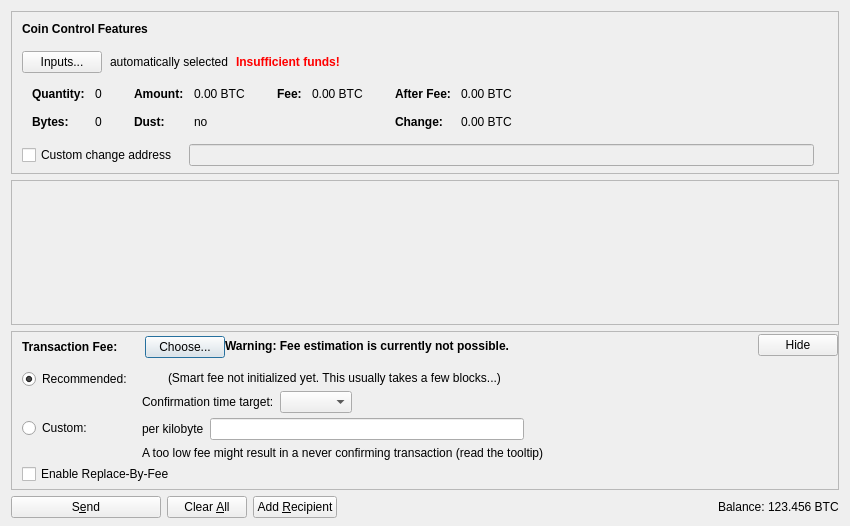
<?xml version="1.0" encoding="UTF-8"?>
<ui version="4.0">
 <class>SendCoinsDialog</class>
 <widget class="QDialog" name="SendCoinsDialog">
  <property name="geometry">
   <rect>
    <x>0</x>
    <y>0</y>
    <width>850</width>
    <height>526</height>
   </rect>
  </property>
  <property name="windowTitle">
   <string>Send Coins</string>
  </property>
  <layout class="QVBoxLayout" name="verticalLayout" stretch="0,1,0,0">
   <property name="bottomMargin">
    <number>8</number>
   </property>
   <item>
    <widget class="QFrame" name="frameCoinControl">
     <property name="sizePolicy">
      <sizepolicy hsizetype="Expanding" vsizetype="Expanding">
       <horstretch>0</horstretch>
       <verstretch>0</verstretch>
      </sizepolicy>
     </property>
     <property name="maximumSize">
      <size>
       <width>16777215</width>
       <height>16777215</height>
      </size>
     </property>
     <property name="frameShape">
      <enum>QFrame::StyledPanel</enum>
     </property>
     <property name="frameShadow">
      <enum>QFrame::Sunken</enum>
     </property>
     <layout class="QVBoxLayout" name="verticalLayoutCoinControl2">
      <property name="spacing">
       <number>0</number>
      </property>
      <property name="leftMargin">
       <number>0</number>
      </property>
      <property name="topMargin">
       <number>0</number>
      </property>
      <property name="rightMargin">
       <number>0</number>
      </property>
      <property name="bottomMargin">
       <number>6</number>
      </property>
      <item>
       <layout class="QVBoxLayout" name="verticalLayoutCoinControl" stretch="0,0,0,0,1">
        <property name="spacing">
         <number>0</number>
        </property>
        <property name="leftMargin">
         <number>10</number>
        </property>
        <property name="topMargin">
         <number>10</number>
        </property>
        <item>
         <layout class="QHBoxLayout" name="horizontalLayoutCoinControl1">
          <property name="bottomMargin">
           <number>15</number>
          </property>
          <item>
           <widget class="QLabel" name="labelCoinControlFeatures">
            <property name="sizePolicy">
             <sizepolicy hsizetype="Preferred" vsizetype="Maximum">
              <horstretch>0</horstretch>
              <verstretch>0</verstretch>
             </sizepolicy>
            </property>
            <property name="font">
             <font>
              <weight>75</weight>
              <bold>true</bold>
             </font>
            </property>
            <property name="styleSheet">
             <string notr="true">font-weight:bold;</string>
            </property>
            <property name="text">
             <string>Coin Control Features</string>
            </property>
           </widget>
          </item>
         </layout>
        </item>
        <item>
         <layout class="QHBoxLayout" name="horizontalLayoutCoinControl2" stretch="0,0,0,0">
          <property name="spacing">
           <number>8</number>
          </property>
          <property name="bottomMargin">
           <number>10</number>
          </property>
          <item>
           <widget class="QPushButton" name="pushButtonCoinControl">
            <property name="styleSheet">
             <string notr="true"/>
            </property>
            <property name="text">
             <string>Inputs...</string>
            </property>
            <property name="autoDefault">
             <bool>false</bool>
            </property>
           </widget>
          </item>
          <item>
           <widget class="QLabel" name="labelCoinControlAutomaticallySelected">
            <property name="text">
             <string>automatically selected</string>
            </property>
            <property name="margin">
             <number>5</number>
            </property>
           </widget>
          </item>
          <item>
           <widget class="QLabel" name="labelCoinControlInsuffFunds">
            <property name="font">
             <font>
              <weight>75</weight>
              <bold>true</bold>
             </font>
            </property>
            <property name="styleSheet">
             <string notr="true">color:red;font-weight:bold;</string>
            </property>
            <property name="text">
             <string>Insufficient funds!</string>
            </property>
            <property name="margin">
             <number>5</number>
            </property>
           </widget>
          </item>
          <item>
           <spacer name="horizontalSpacerCoinControl">
            <property name="orientation">
             <enum>Qt::Horizontal</enum>
            </property>
            <property name="sizeHint" stdset="0">
             <size>
              <width>40</width>
              <height>1</height>
             </size>
            </property>
           </spacer>
          </item>
         </layout>
        </item>
        <item>
         <widget class="QWidget" name="widgetCoinControl" native="true">
          <property name="sizePolicy">
           <sizepolicy hsizetype="Preferred" vsizetype="Preferred">
            <horstretch>0</horstretch>
            <verstretch>0</verstretch>
           </sizepolicy>
          </property>
          <property name="minimumSize">
           <size>
            <width>0</width>
            <height>0</height>
           </size>
          </property>
          <property name="styleSheet">
           <string notr="true"/>
          </property>
          <layout class="QHBoxLayout" name="horizontalLayoutCoinControl5">
           <property name="leftMargin">
            <number>0</number>
           </property>
           <property name="topMargin">
            <number>0</number>
           </property>
           <property name="rightMargin">
            <number>0</number>
           </property>
           <property name="bottomMargin">
            <number>0</number>
           </property>
           <item>
            <layout class="QHBoxLayout" name="horizontalLayoutCoinControl3" stretch="0,0,0,1">
             <property name="spacing">
              <number>20</number>
             </property>
             <property name="topMargin">
              <number>0</number>
             </property>
             <property name="bottomMargin">
              <number>10</number>
             </property>
             <item>
              <layout class="QFormLayout" name="formLayoutCoinControl1">
               <property name="horizontalSpacing">
                <number>10</number>
               </property>
               <property name="verticalSpacing">
                <number>14</number>
               </property>
               <property name="leftMargin">
                <number>10</number>
               </property>
               <property name="topMargin">
                <number>4</number>
               </property>
               <property name="rightMargin">
                <number>6</number>
               </property>
               <item row="0" column="0">
                <widget class="QLabel" name="labelCoinControlQuantityText">
                 <property name="font">
                  <font>
                   <weight>75</weight>
                   <bold>true</bold>
                  </font>
                 </property>
                 <property name="text">
                  <string>Quantity:</string>
                 </property>
                 <property name="margin">
                  <number>0</number>
                 </property>
                </widget>
               </item>
               <item row="0" column="1">
                <widget class="QLabel" name="labelCoinControlQuantity">
                 <property name="cursor">
                  <cursorShape>IBeamCursor</cursorShape>
                 </property>
                 <property name="contextMenuPolicy">
                  <enum>Qt::ActionsContextMenu</enum>
                 </property>
                 <property name="text">
                  <string notr="true">0</string>
                 </property>
                 <property name="margin">
                  <number>0</number>
                 </property>
                 <property name="textInteractionFlags">
                  <set>Qt::LinksAccessibleByMouse|Qt::TextSelectableByKeyboard|Qt::TextSelectableByMouse</set>
                 </property>
                </widget>
               </item>
               <item row="1" column="0">
                <widget class="QLabel" name="labelCoinControlBytesText">
                 <property name="font">
                  <font>
                   <weight>75</weight>
                   <bold>true</bold>
                  </font>
                 </property>
                 <property name="text">
                  <string>Bytes:</string>
                 </property>
                </widget>
               </item>
               <item row="1" column="1">
                <widget class="QLabel" name="labelCoinControlBytes">
                 <property name="cursor">
                  <cursorShape>IBeamCursor</cursorShape>
                 </property>
                 <property name="contextMenuPolicy">
                  <enum>Qt::ActionsContextMenu</enum>
                 </property>
                 <property name="text">
                  <string notr="true">0</string>
                 </property>
                 <property name="textInteractionFlags">
                  <set>Qt::LinksAccessibleByMouse|Qt::TextSelectableByKeyboard|Qt::TextSelectableByMouse</set>
                 </property>
                </widget>
               </item>
              </layout>
             </item>
             <item>
              <layout class="QFormLayout" name="formLayoutCoinControl2">
               <property name="horizontalSpacing">
                <number>10</number>
               </property>
               <property name="verticalSpacing">
                <number>14</number>
               </property>
               <property name="leftMargin">
                <number>6</number>
               </property>
               <property name="topMargin">
                <number>4</number>
               </property>
               <property name="rightMargin">
                <number>6</number>
               </property>
               <item row="0" column="0">
                <widget class="QLabel" name="labelCoinControlAmountText">
                 <property name="font">
                  <font>
                   <weight>75</weight>
                   <bold>true</bold>
                  </font>
                 </property>
                 <property name="text">
                  <string>Amount:</string>
                 </property>
                 <property name="margin">
                  <number>0</number>
                 </property>
                </widget>
               </item>
               <item row="0" column="1">
                <widget class="QLabel" name="labelCoinControlAmount">
                 <property name="cursor">
                  <cursorShape>IBeamCursor</cursorShape>
                 </property>
                 <property name="contextMenuPolicy">
                  <enum>Qt::ActionsContextMenu</enum>
                 </property>
                 <property name="text">
                  <string notr="true">0.00 BTC</string>
                 </property>
                 <property name="textInteractionFlags">
                  <set>Qt::LinksAccessibleByMouse|Qt::TextSelectableByKeyboard|Qt::TextSelectableByMouse</set>
                 </property>
                </widget>
               </item>
               <item row="1" column="0">
                <widget class="QLabel" name="labelCoinControlLowOutputText">
                 <property name="font">
                  <font>
                   <weight>75</weight>
                   <bold>true</bold>
                  </font>
                 </property>
                 <property name="text">
                  <string>Dust:</string>
                 </property>
                </widget>
               </item>
               <item row="1" column="1">
                <widget class="QLabel" name="labelCoinControlLowOutput">
                 <property name="cursor">
                  <cursorShape>IBeamCursor</cursorShape>
                 </property>
                 <property name="contextMenuPolicy">
                  <enum>Qt::ActionsContextMenu</enum>
                 </property>
                 <property name="text">
                  <string notr="true">no</string>
                 </property>
                 <property name="textInteractionFlags">
                  <set>Qt::LinksAccessibleByMouse|Qt::TextSelectableByKeyboard|Qt::TextSelectableByMouse</set>
                 </property>
                </widget>
               </item>
              </layout>
             </item>
             <item>
              <layout class="QFormLayout" name="formLayoutCoinControl3">
               <property name="horizontalSpacing">
                <number>10</number>
               </property>
               <property name="verticalSpacing">
                <number>14</number>
               </property>
               <property name="leftMargin">
                <number>6</number>
               </property>
               <property name="topMargin">
                <number>4</number>
               </property>
               <property name="rightMargin">
                <number>6</number>
               </property>
               <item row="0" column="0">
                <widget class="QLabel" name="labelCoinControlFeeText">
                 <property name="font">
                  <font>
                   <weight>75</weight>
                   <bold>true</bold>
                  </font>
                 </property>
                 <property name="text">
                  <string>Fee:</string>
                 </property>
                 <property name="margin">
                  <number>0</number>
                 </property>
                </widget>
               </item>
               <item row="0" column="1">
                <widget class="QLabel" name="labelCoinControlFee">
                 <property name="cursor">
                  <cursorShape>IBeamCursor</cursorShape>
                 </property>
                 <property name="contextMenuPolicy">
                  <enum>Qt::ActionsContextMenu</enum>
                 </property>
                 <property name="text">
                  <string notr="true">0.00 BTC</string>
                 </property>
                 <property name="textInteractionFlags">
                  <set>Qt::LinksAccessibleByMouse|Qt::TextSelectableByKeyboard|Qt::TextSelectableByMouse</set>
                 </property>
                </widget>
               </item>
              </layout>
             </item>
             <item>
              <layout class="QFormLayout" name="formLayoutCoinControl4">
               <property name="horizontalSpacing">
                <number>10</number>
               </property>
               <property name="verticalSpacing">
                <number>14</number>
               </property>
               <property name="leftMargin">
                <number>6</number>
               </property>
               <property name="topMargin">
                <number>4</number>
               </property>
               <property name="rightMargin">
                <number>6</number>
               </property>
               <item row="0" column="0">
                <widget class="QLabel" name="labelCoinControlAfterFeeText">
                 <property name="font">
                  <font>
                   <weight>75</weight>
                   <bold>true</bold>
                  </font>
                 </property>
                 <property name="text">
                  <string>After Fee:</string>
                 </property>
                 <property name="margin">
                  <number>0</number>
                 </property>
                </widget>
               </item>
               <item row="0" column="1">
                <widget class="QLabel" name="labelCoinControlAfterFee">
                 <property name="cursor">
                  <cursorShape>IBeamCursor</cursorShape>
                 </property>
                 <property name="contextMenuPolicy">
                  <enum>Qt::ActionsContextMenu</enum>
                 </property>
                 <property name="text">
                  <string notr="true">0.00 BTC</string>
                 </property>
                 <property name="textInteractionFlags">
                  <set>Qt::LinksAccessibleByMouse|Qt::TextSelectableByKeyboard|Qt::TextSelectableByMouse</set>
                 </property>
                </widget>
               </item>
               <item row="1" column="0">
                <widget class="QLabel" name="labelCoinControlChangeText">
                 <property name="font">
                  <font>
                   <weight>75</weight>
                   <bold>true</bold>
                  </font>
                 </property>
                 <property name="text">
                  <string>Change:</string>
                 </property>
                </widget>
               </item>
               <item row="1" column="1">
                <widget class="QLabel" name="labelCoinControlChange">
                 <property name="cursor">
                  <cursorShape>IBeamCursor</cursorShape>
                 </property>
                 <property name="contextMenuPolicy">
                  <enum>Qt::ActionsContextMenu</enum>
                 </property>
                 <property name="text">
                  <string notr="true">0.00 BTC</string>
                 </property>
                 <property name="textInteractionFlags">
                  <set>Qt::LinksAccessibleByMouse|Qt::TextSelectableByKeyboard|Qt::TextSelectableByMouse</set>
                 </property>
                </widget>
               </item>
              </layout>
             </item>
            </layout>
           </item>
          </layout>
         </widget>
        </item>
        <item>
         <layout class="QHBoxLayout" name="horizontalLayoutCoinControl4" stretch="0,0,0">
          <property name="spacing">
           <number>12</number>
          </property>
          <property name="sizeConstraint">
           <enum>QLayout::SetDefaultConstraint</enum>
          </property>
          <property name="topMargin">
           <number>5</number>
          </property>
          <property name="rightMargin">
           <number>5</number>
          </property>
          <item>
           <widget class="QCheckBox" name="checkBoxCoinControlChange">
            <property name="toolTip">
             <string>If this is activated, but the change address is empty or invalid, change will be sent to a newly generated address.</string>
            </property>
            <property name="text">
             <string>Custom change address</string>
            </property>
           </widget>
          </item>
          <item>
           <widget class="QValidatedLineEdit" name="lineEditCoinControlChange">
            <property name="enabled">
             <bool>false</bool>
            </property>
            <property name="sizePolicy">
             <sizepolicy hsizetype="Expanding" vsizetype="Fixed">
              <horstretch>0</horstretch>
              <verstretch>0</verstretch>
             </sizepolicy>
            </property>
           </widget>
          </item>
          <item>
           <widget class="QLabel" name="labelCoinControlChangeLabel">
            <property name="sizePolicy">
             <sizepolicy hsizetype="Preferred" vsizetype="Expanding">
              <horstretch>0</horstretch>
              <verstretch>0</verstretch>
             </sizepolicy>
            </property>
            <property name="minimumSize">
             <size>
              <width>0</width>
              <height>0</height>
             </size>
            </property>
            <property name="text">
             <string/>
            </property>
            <property name="margin">
             <number>3</number>
            </property>
           </widget>
          </item>
         </layout>
        </item>
        <item>
         <spacer name="verticalSpacerCoinControl">
          <property name="orientation">
           <enum>Qt::Vertical</enum>
          </property>
          <property name="sizeHint" stdset="0">
           <size>
            <width>800</width>
            <height>1</height>
           </size>
          </property>
         </spacer>
        </item>
       </layout>
      </item>
     </layout>
    </widget>
   </item>
   <item>
    <widget class="QScrollArea" name="scrollArea">
     <property name="widgetResizable">
      <bool>true</bool>
     </property>
     <widget class="QWidget" name="scrollAreaWidgetContents">
      <property name="geometry">
       <rect>
        <x>0</x>
        <y>0</y>
        <width>830</width>
        <height>104</height>
       </rect>
      </property>
      <layout class="QVBoxLayout" name="verticalLayout_2" stretch="0,1">
       <property name="leftMargin">
        <number>0</number>
       </property>
       <property name="topMargin">
        <number>0</number>
       </property>
       <property name="rightMargin">
        <number>0</number>
       </property>
       <property name="bottomMargin">
        <number>0</number>
       </property>
       <item>
        <layout class="QVBoxLayout" name="entries">
         <property name="spacing">
          <number>6</number>
         </property>
        </layout>
       </item>
       <item>
        <spacer name="verticalSpacer">
         <property name="orientation">
          <enum>Qt::Vertical</enum>
         </property>
         <property name="sizeHint" stdset="0">
          <size>
           <width>20</width>
           <height>40</height>
          </size>
         </property>
        </spacer>
       </item>
      </layout>
     </widget>
    </widget>
   </item>
   <item>
    <widget class="QFrame" name="frameFee">
     <property name="sizePolicy">
      <sizepolicy hsizetype="Expanding" vsizetype="Expanding">
       <horstretch>0</horstretch>
       <verstretch>0</verstretch>
      </sizepolicy>
     </property>
     <property name="maximumSize">
      <size>
       <width>16777215</width>
       <height>16777215</height>
      </size>
     </property>
     <property name="frameShape">
      <enum>QFrame::StyledPanel</enum>
     </property>
     <property name="frameShadow">
      <enum>QFrame::Sunken</enum>
     </property>
     <layout class="QVBoxLayout" name="verticalLayoutFee1">
      <property name="spacing">
       <number>0</number>
      </property>
      <property name="leftMargin">
       <number>0</number>
      </property>
      <property name="topMargin">
       <number>0</number>
      </property>
      <property name="rightMargin">
       <number>0</number>
      </property>
      <property name="bottomMargin">
       <number>0</number>
      </property>
      <item>
       <layout class="QVBoxLayout" name="verticalLayoutFee2" stretch="0,0,0">
        <property name="spacing">
         <number>0</number>
        </property>
        <property name="leftMargin">
         <number>10</number>
        </property>
        <property name="topMargin">
         <number>0</number>
        </property>
        <item>
         <layout class="QHBoxLayout" name="horizontalLayoutFee1">
          <property name="bottomMargin">
           <number>0</number>
          </property>
          <item>
           <layout class="QVBoxLayout" name="verticalLayoutFee7">
            <property name="spacing">
             <number>0</number>
            </property>
            <item>
             <spacer name="verticalSpacerSmartFee">
              <property name="orientation">
               <enum>Qt::Vertical</enum>
              </property>
              <property name="sizeType">
               <enum>QSizePolicy::Fixed</enum>
              </property>
              <property name="sizeHint" stdset="0">
               <size>
                <width>1</width>
                <height>4</height>
               </size>
              </property>
             </spacer>
            </item>
            <item>
             <layout class="QHBoxLayout" name="horizontalLayoutSmartFee">
              <property name="spacing">
               <number>10</number>
              </property>
              <item>
               <widget class="QLabel" name="labelFeeHeadline">
                <property name="sizePolicy">
                 <sizepolicy hsizetype="Preferred" vsizetype="Maximum">
                  <horstretch>0</horstretch>
                  <verstretch>0</verstretch>
                 </sizepolicy>
                </property>
                <property name="font">
                 <font>
                  <weight>75</weight>
                  <bold>true</bold>
                 </font>
                </property>
                <property name="styleSheet">
                 <string notr="true">font-weight:bold;</string>
                </property>
                <property name="text">
                 <string>Transaction Fee:</string>
                </property>
               </widget>
              </item>
              <item>
               <widget class="QLabel" name="labelFeeMinimized">
                <property name="text">
                 <string/>
                </property>
               </widget>
              </item>
              <item>
               <widget class="QPushButton" name="buttonChooseFee">
                <property name="text">
                 <string>Choose...</string>
                </property>
               </widget>
              </item>
             </layout>
            </item>
            <item>
             <spacer name="verticalSpacer_5">
              <property name="orientation">
               <enum>Qt::Vertical</enum>
              </property>
              <property name="sizeHint" stdset="0">
               <size>
                <width>1</width>
                <height>1</height>
               </size>
              </property>
             </spacer>
            </item>
           </layout>
          </item>
          <item>
           <widget class="QLabel" name="fallbackFeeWarningLabel">
            <property name="toolTip">
             <string>Using the fallbackfee can result in sending a transaction that will take several hours or days (or never) to confirm. Consider choosing your fee manually or wait until you have validated the complete chain.</string>
            </property>
            <property name="font">
            <font>
                <weight>75</weight>
                <bold>true</bold>
            </font>
            </property>
            <property name="text">
             <string>Warning: Fee estimation is currently not possible.</string>
            </property>
            <property name="wordWrap">
             <bool>false</bool>
            </property>
           </widget>
          </item>
          <item>
           <spacer name="horizontalSpacer_4">
            <property name="orientation">
             <enum>Qt::Horizontal</enum>
            </property>
            <property name="sizeType">
             <enum>QSizePolicy::MinimumExpanding</enum>
            </property>
            <property name="sizeHint" stdset="0">
             <size>
              <width>40</width>
              <height>20</height>
             </size>
            </property>
           </spacer>
          </item>
          <item>
           <widget class="QPushButton" name="buttonMinimizeFee">
            <property name="toolTip">
             <string>Hide transaction fee settings</string>
            </property>
            <property name="text">
             <string>Hide</string>
            </property>
           </widget>
          </item>
         </layout>
        </item>
        <item>
         <widget class="QFrame" name="frameFeeSelection">
          <layout class="QVBoxLayout" name="verticalLayoutFee12">
           <property name="spacing">
            <number>0</number>
           </property>
           <property name="leftMargin">
            <number>0</number>
           </property>
           <property name="topMargin">
            <number>0</number>
           </property>
           <property name="rightMargin">
            <number>0</number>
           </property>
           <property name="bottomMargin">
            <number>0</number>
           </property>
           <item>
            <layout class="QGridLayout" name="gridLayoutFee">
             <property name="topMargin">
              <number>10</number>
             </property>
             <property name="bottomMargin">
              <number>4</number>
             </property>
             <property name="horizontalSpacing">
              <number>10</number>
             </property>
             <property name="verticalSpacing">
              <number>4</number>
             </property>
             <item row="1" column="1">
              <layout class="QVBoxLayout" name="verticalLayoutFee8">
               <property name="spacing">
                <number>6</number>
               </property>
               <item>
                <layout class="QHBoxLayout" name="horizontalLayoutFee13">
                 <item>
                  <widget class="QLabel" name="labelCustomPerKilobyte">
                   <property name="toolTip">
                    <string>Specify a custom fee per kB (1,000 bytes) of the transaction's virtual size.

Note:  Since the fee is calculated on a per-byte basis, a fee of "100 satoshis per kB" for a transaction size of 500 bytes (half of 1 kB) would ultimately yield a fee of only 50 satoshis.</string>
                   </property>
                   <property name="text">
                    <string>per kilobyte</string>
                   </property>
                  </widget>
                 </item>
                 <item>
                  <widget class="UFOAmountField" name="customFee"/>
                 </item>
                 <item>
                  <spacer name="horizontalSpacer_6">
                   <property name="orientation">
                    <enum>Qt::Horizontal</enum>
                   </property>
                   <property name="sizeHint" stdset="0">
                    <size>
                     <width>1</width>
                     <height>1</height>
                    </size>
                   </property>
                  </spacer>
                 </item>
                </layout>
               </item>
               <item>
                <layout class="QHBoxLayout" name="horizontalLayoutFee8">
                 <item>
                  <widget class="QLabel" name="labelCustomFeeWarning">
                   <property name="enabled">
                    <bool>true</bool>
                   </property>
                   <property name="toolTip">
                    <string>When there is less transaction volume than space in the blocks, miners as well as relaying nodes may enforce a minimum fee. Paying only this minimum fee is just fine, but be aware that this can result in a never confirming transaction once there is more demand for UFO transactions than the network can process.</string>
                   </property>
                   <property name="text">
                    <string>A too low fee might result in a never confirming transaction (read the tooltip)</string>
                   </property>
                  </widget>
                 </item>
                 <item>
                  <spacer name="horizontalSpacer_2">
                   <property name="orientation">
                    <enum>Qt::Horizontal</enum>
                   </property>
                   <property name="sizeHint" stdset="0">
                    <size>
                     <width>1</width>
                     <height>1</height>
                    </size>
                   </property>
                  </spacer>
                 </item>
                </layout>
               </item>
              </layout>
             </item>
             <item row="0" column="0">
              <layout class="QVBoxLayout" name="verticalLayoutFee4" stretch="0,1">
               <item>
                <widget class="QRadioButton" name="radioSmartFee">
                 <property name="text">
                  <string>Recommended:</string>
                 </property>
                 <property name="checked">
                  <bool>true</bool>
                 </property>
                 <attribute name="buttonGroup">
                  <string notr="true">groupFee</string>
                 </attribute>
                </widget>
               </item>
               <item>
                <spacer name="verticalSpacer_2">
                 <property name="orientation">
                  <enum>Qt::Vertical</enum>
                 </property>
                 <property name="sizeHint" stdset="0">
                  <size>
                   <width>1</width>
                   <height>1</height>
                  </size>
                 </property>
                </spacer>
               </item>
              </layout>
             </item>
             <item row="1" column="0">
              <layout class="QVBoxLayout" name="verticalLayoutFee9" stretch="0,1">
               <item>
                <widget class="QRadioButton" name="radioCustomFee">
                 <property name="text">
                  <string>Custom:</string>
                 </property>
                 <attribute name="buttonGroup">
                  <string notr="true">groupFee</string>
                 </attribute>
                </widget>
               </item>
               <item>
                <spacer name="verticalSpacer_6">
                 <property name="orientation">
                  <enum>Qt::Vertical</enum>
                 </property>
                 <property name="sizeHint" stdset="0">
                  <size>
                   <width>1</width>
                   <height>1</height>
                  </size>
                 </property>
                </spacer>
               </item>
              </layout>
             </item>
             <item row="0" column="1">
              <layout class="QVBoxLayout" name="verticalLayoutFee3" stretch="0,0,1">
               <property name="spacing">
                <number>6</number>
               </property>
               <property name="topMargin">
                <number>2</number>
               </property>
               <item>
                <layout class="QHBoxLayout" name="horizontalLayoutFee12">
                 <item>
                  <widget class="QLabel" name="labelSmartFee">
                   <property name="text">
                    <string/>
                   </property>
                  </widget>
                 </item>
                 <item>
                  <widget class="QLabel" name="labelFeeEstimation">
                   <property name="text">
                    <string/>
                   </property>
                  </widget>
                 </item>
                 <item>
                  <widget class="QLabel" name="labelSmartFee2">
                   <property name="text">
                    <string>(Smart fee not initialized yet. This usually takes a few blocks...)</string>
                   </property>
                  </widget>
                 </item>
                 <item>
                  <spacer name="horizontalSpacer_5">
                   <property name="orientation">
                    <enum>Qt::Horizontal</enum>
                   </property>
                   <property name="sizeHint" stdset="0">
                    <size>
                     <width>1</width>
                     <height>1</height>
                    </size>
                   </property>
                  </spacer>
                 </item>
                </layout>
               </item>
               <item>
                <layout class="QHBoxLayout" name="horizontalLayoutFee9">
                 <item>
                  <layout class="QVBoxLayout" name="verticalLayoutFee6">
                   <item>
                    <widget class="QLabel" name="labelSmartFee3">
                     <property name="text">
                      <string>Confirmation time target:</string>
                     </property>
                    </widget>
                   </item>
                  </layout>
                 </item>
                 <item>
                  <layout class="QVBoxLayout" name="verticalLayoutFee5">
                   <property name="rightMargin">
                    <number>30</number>
                   </property>
                   <item>
                    <layout class="QHBoxLayout" name="horizontalLayoutConfTarget">
                     <property name="bottomMargin">
                      <number>0</number>
                     </property>
                     <item>
                      <widget class="QComboBox" name="confTargetSelector"/>
                     </item>
                     <item>
                      <spacer name="horizontalSpacerConfTarget">
                       <property name="orientation">
                        <enum>Qt::Horizontal</enum>
                       </property>
                       <property name="sizeHint" stdset="0">
                        <size>
                         <width>40</width>
                         <height>20</height>
                        </size>
                       </property>
                      </spacer>
                     </item>
                    </layout>
                   </item>
                  </layout>
                 </item>
                </layout>
               </item>
               <item>
                <spacer name="verticalSpacer_4">
                 <property name="orientation">
                  <enum>Qt::Vertical</enum>
                 </property>
                 <property name="sizeHint" stdset="0">
                  <size>
                   <width>1</width>
                   <height>1</height>
                  </size>
                 </property>
                </spacer>
               </item>
              </layout>
             </item>
            </layout>
           </item>
           <item>
            <widget class="QCheckBox" name="optInRBF">
             <property name="text">
              <string>Enable Replace-By-Fee</string>
             </property>
             <property name="toolTip">
              <string>With Replace-By-Fee (BIP-125) you can increase a transaction's fee after it is sent. Without this, a higher fee may be recommended to compensate for increased transaction delay risk.</string>
             </property>
            </widget>
           </item>
          </layout>
         </widget>
        </item>
        <item>
         <spacer name="verticalSpacerFee">
          <property name="orientation">
           <enum>Qt::Vertical</enum>
          </property>
          <property name="sizeHint" stdset="0">
           <size>
            <width>40</width>
            <height>5</height>
           </size>
          </property>
         </spacer>
        </item>
       </layout>
      </item>
     </layout>
    </widget>
   </item>
   <item>
    <layout class="QHBoxLayout" name="horizontalLayout">
     <item>
      <widget class="QPushButton" name="sendButton">
       <property name="minimumSize">
        <size>
         <width>150</width>
         <height>0</height>
        </size>
       </property>
       <property name="toolTip">
        <string>Confirm the send action</string>
       </property>
       <property name="text">
        <string>S&amp;end</string>
       </property>
       <property name="icon">
        <iconset resource="../UFO.qrc">
         <normaloff>:/icons/send</normaloff>:/icons/send</iconset>
       </property>
       <property name="autoDefault">
        <bool>false</bool>
       </property>
       <property name="default">
        <bool>false</bool>
       </property>
      </widget>
     </item>
     <item>
      <widget class="QPushButton" name="clearButton">
       <property name="sizePolicy">
        <sizepolicy hsizetype="Minimum" vsizetype="Fixed">
         <horstretch>0</horstretch>
         <verstretch>0</verstretch>
        </sizepolicy>
       </property>
       <property name="toolTip">
        <string>Clear all fields of the form.</string>
       </property>
       <property name="text">
        <string>Clear &amp;All</string>
       </property>
       <property name="icon">
        <iconset resource="../UFO.qrc">
         <normaloff>:/icons/remove</normaloff>:/icons/remove</iconset>
       </property>
       <property name="autoDefault">
        <bool>false</bool>
       </property>
      </widget>
     </item>
     <item>
      <widget class="QPushButton" name="addButton">
       <property name="toolTip">
        <string>Send to multiple recipients at once</string>
       </property>
       <property name="text">
        <string>Add &amp;Recipient</string>
       </property>
       <property name="icon">
        <iconset resource="../UFO.qrc">
         <normaloff>:/icons/add</normaloff>:/icons/add</iconset>
       </property>
       <property name="autoDefault">
        <bool>false</bool>
       </property>
      </widget>
     </item>
     <item>
      <spacer name="horizontalSpacer">
       <property name="orientation">
        <enum>Qt::Horizontal</enum>
       </property>
       <property name="sizeHint" stdset="0">
        <size>
         <width>40</width>
         <height>20</height>
        </size>
       </property>
      </spacer>
     </item>
     <item>
      <layout class="QHBoxLayout" name="horizontalLayout_2">
       <property name="spacing">
        <number>3</number>
       </property>
       <item>
        <widget class="QLabel" name="labelBalanceName">
         <property name="sizePolicy">
          <sizepolicy hsizetype="Preferred" vsizetype="Fixed">
           <horstretch>0</horstretch>
           <verstretch>0</verstretch>
          </sizepolicy>
         </property>
         <property name="text">
          <string>Balance:</string>
         </property>
        </widget>
       </item>
       <item>
        <widget class="QLabel" name="labelBalance">
         <property name="sizePolicy">
          <sizepolicy hsizetype="Preferred" vsizetype="Fixed">
           <horstretch>0</horstretch>
           <verstretch>0</verstretch>
          </sizepolicy>
         </property>
         <property name="cursor">
          <cursorShape>IBeamCursor</cursorShape>
         </property>
         <property name="text">
          <string notr="true">123.456 BTC</string>
         </property>
         <property name="textInteractionFlags">
          <set>Qt::LinksAccessibleByMouse|Qt::TextSelectableByKeyboard|Qt::TextSelectableByMouse</set>
         </property>
        </widget>
       </item>
      </layout>
     </item>
    </layout>
   </item>
  </layout>
 </widget>
 <customwidgets>
  <customwidget>
   <class>QValidatedLineEdit</class>
   <extends>QLineEdit</extends>
   <header>qt/qvalidatedlineedit.h</header>
  </customwidget>
  <customwidget>
   <class>UFOAmountField</class>
   <extends>QLineEdit</extends>
   <header>qt/UFOamountfield.h</header>
   <container>1</container>
  </customwidget>
 </customwidgets>
 <resources>
  <include location="../UFO.qrc"/>
 </resources>
 <connections/>
 <buttongroups>
  <buttongroup name="groupFee"/>
 </buttongroups>
</ui>
